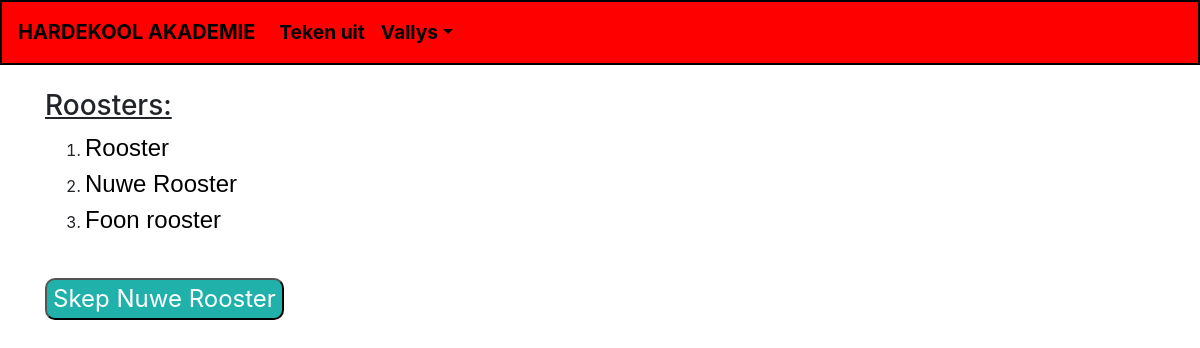
Before: /roosterlys/ (signed in) with the older database file.
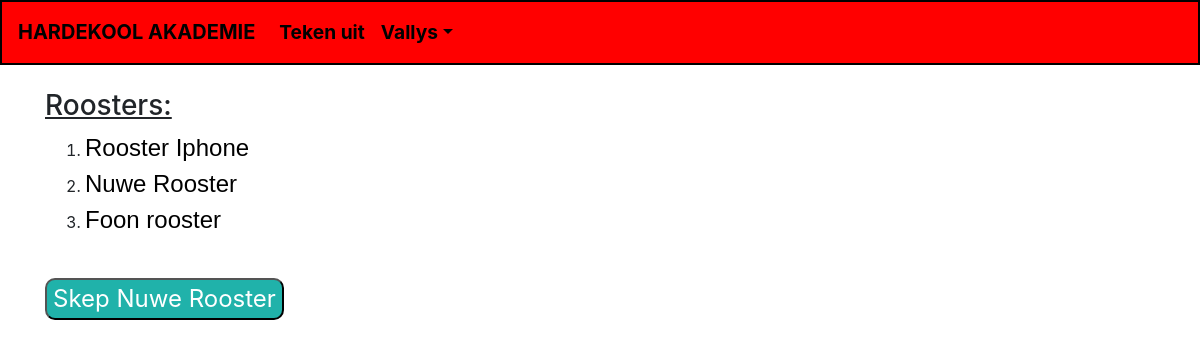
After: the same page with the newer database file.
### KlokRooster/models.py (models this page shows, shortened)
class Rooster(models.Model):
    naam = models.CharField(max_length=256, default="Nuwe Rooster")
    periode1 = models.TimeField(default="7:30")
    periode2 = models.TimeField(default="8:00")
    periode3 = models.TimeField(default="8:30")
    periode4 = models.TimeField(default="9:00")
    pouse1 = models.TimeField(default="9:30")
    periode5 = models.TimeField(default="9:45")
    periode6 = models.TimeField(default="10:15")
    periode7 = models.TimeField(default="10:45")
    periode8 = models.TimeField(default="11:15")
    pouse2 = models.TimeField(default="11:45")
    periode9 = models.TimeField(default="12:00")
    periode10 = models.TimeField(default="12:30")
    periode11 = models.TimeField(default="13:00")
    periode12 = models.TimeField(default="13:30")
    uitkomtyd = models.TimeField(default="14:00")
    luisterend = models.BooleanField(default=False)

### KlokRooster/views.py (the view)
# urls.py: path('roosterlys/', RoosterListView.as_view(), name="roosterlys"),
class RoosterListView(LoginRequiredMixin, ListView):
    context_object_name = "roosters"
    model = Rooster
    template_name = "roosterlys.html"

### KlokRooster/templates/roosterlys.html (shortened to what this page needs)
{% extends 'rooster_base.html' %}
{% block head_block %}
{% load static %}
<link rel="stylesheet" href="{% static 'css/roosterlys.css' %}">
{% endblock %}
{% block body_block %}
<br>
<h3><u>Roosters:</u></h3>
<ol>
    {% for rooster in roosters %}
        <li>
            <a class="lys_link" href="{% url 'KlokRooster:rooster' rooster.pk %}">{{ rooster.naam }}</a>
        </li>
    {% endfor %}
</ol>
<br>
<a href="{% url 'KlokRooster:skep_rooster' %}"><button class="skep_nuwe">Skep Nuwe Rooster</button></a>
{% endblock %}

Changed rows visible on the page:
changed Rooster: naam "Rooster" → "Rooster Iphone"
